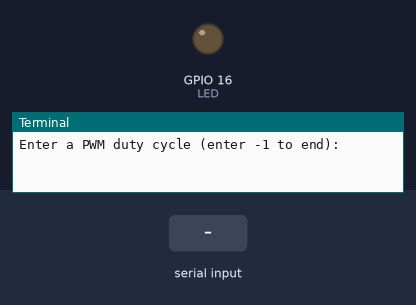
This program was run on a simulated Raspberry Pi (BCM pin numbers). On the bench: output pins drawn as LEDs (lit = HIGH), the last lines printed to the terminal. The test bench sets the inputs (shaded band).

Above: at 1.2 s.
1.3 s: "5" typed at the terminal, then Enter
At 2.3 s:
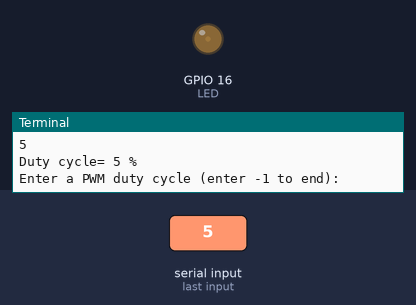
2.8 s: "90" typed at the terminal, then Enter
At 3.4 s:
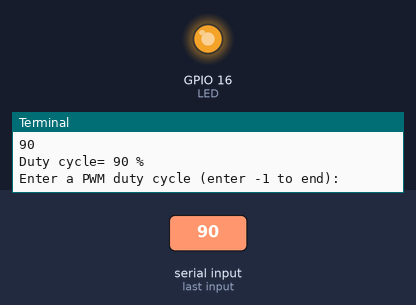
Timing chart, 0 to 5.8 s (numbered marks = the images above; inputs shaded):
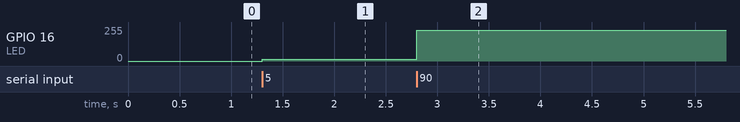

The program:

sw_pwm.py
```python
import RPi.GPIO as GPIO
import time
# Constants
LED = 16 # LED connected to BCM 16
PWM_FREQ = 500 # frequency=500HZ

GPIO.setmode(GPIO.BCM) # Use BCM numbers
GPIO.setup(LED, GPIO.OUT) # Set LED to output mode.
pwm = GPIO.PWM(LED, PWM_FREQ) # Initialize PWM frequency

duty_cycle = 0
pwm.start(duty_cycle) # PWM with 0% duty cycle

while duty_cycle >= 0 and duty_cycle <=100:
    duty_cycle = int(input('Enter a PWM duty cycle (enter -1 to end): '))
    if duty_cycle == -1:
        break
    pwm.ChangeDutyCycle(duty_cycle)
    print("Duty cycle=",duty_cycle,'%')

pwm.stop()
GPIO.cleanup() # reset GPIO ports
```

Measured:
- after the input at 1.3 s, GPIO 16 (LED): 0/255 → 13/255 at once
- after the input at 2.8 s, GPIO 16 (LED): 13/255 → 230/255 at once
